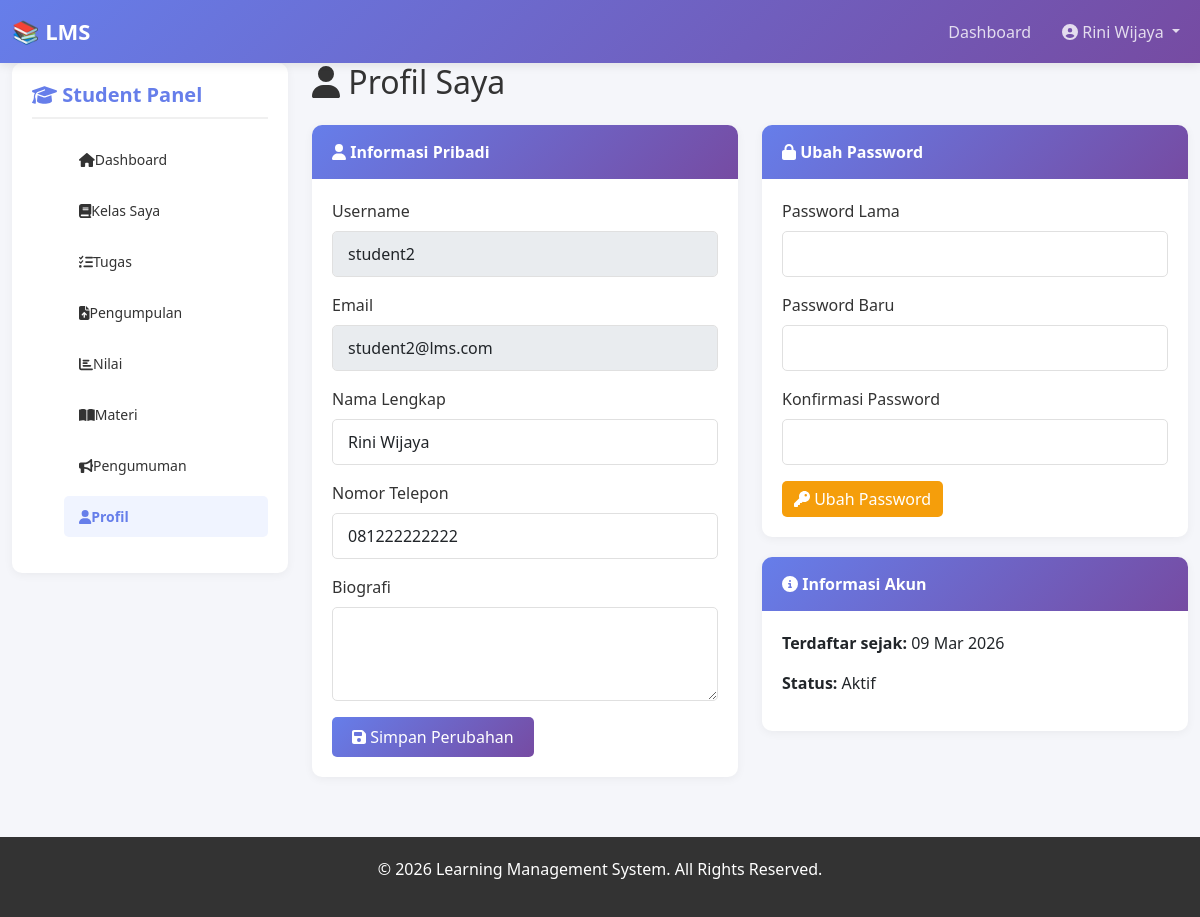
Page /student/profile.php (signed in) on the committed database.
### tables this page shows
CREATE TABLE `users` (
  `id` int(11) NOT NULL,
  `username` varchar(50) NOT NULL,
  `email` varchar(100) NOT NULL,
  `password` varchar(300) DEFAULT NULL,
  `full_name` varchar(100) NOT NULL,
  `phone` varchar(15) DEFAULT NULL,
  `role` enum('admin','teacher','student') NOT NULL,
  `avatar` varchar(255) DEFAULT NULL,
  `bio` text DEFAULT NULL,
  `status` enum('active','inactive') DEFAULT 'active',
  `created_at` timestamp NOT NULL DEFAULT current_timestamp(),
  `updated_at` timestamp NOT NULL DEFAULT current_timestamp() ON UPDATE current_timestamp()
);

### student/profile.php (the view, shortened to what this page needs)
<?php
require '../includes/config.php';
$user_id = $_SESSION['user_id'];
$user_query = $conn->query("SELECT * FROM users WHERE id = $user_id");
$user = $user_query->fetch_assoc();
require '../includes/header.php';
?>
<div class="col-md-3 mb-4">
    <div class="sidebar">
        <h5><i class="fas fa-graduation-cap"></i> Student Panel</h5>
        <ul class="sidebar-menu">
            <li><a href="dashboard.php"><i class="fas fa-home"></i> Dashboard</a></li>
            <li><a href="classes.php"><i class="fas fa-book"></i> Kelas Saya</a></li>
            <li><a href="assignments.php"><i class="fas fa-tasks"></i> Tugas</a></li>
            <li><a href="submissions.php"><i class="fas fa-file-upload"></i> Pengumpulan</a></li>
            <li><a href="grades.php"><i class="fas fa-chart-bar"></i> Nilai</a></li>
            <li><a href="materials.php"><i class="fas fa-book-open"></i> Materi</a></li>
            <li><a href="announcements.php"><i class="fas fa-bullhorn"></i> Pengumuman</a></li>
            <li><a href="profile.php" class="active"><i class="fas fa-user"></i> Profil</a></li>
        </ul>
    </div>
</div>
<div class="col-md-9">
    <h2 class="mb-4"><i class="fas fa-user"></i> Profil Saya</h2>
    <div class="row">
        <div class="col-md-6">
            <div class="card">
                <div class="card-header">
                    <i class="fas fa-user"></i> Informasi Pribadi
                </div>
                <div class="card-body">
                    <form method="POST">
                        <div class="mb-3">
                            <label for="username" class="form-label">Username</label>
                            <input type="text" class="form-control" id="username" value="<?php echo $user['username']; ?>" disabled>
                        </div>
                        <div class="mb-3">
                            <label for="email" class="form-label">Email</label>
                            <input type="email" class="form-control" id="email" value="<?php echo $user['email']; ?>" disabled>
                        </div>
                        <div class="mb-3">
                            <label for="full_name" class="form-label">Nama Lengkap</label>
                            <input type="text" class="form-control" id="full_name" name="full_name"
                                value="<?php echo $user['full_name']; ?>" required>
                        </div>
                        <div class="mb-3">
                            <label for="phone" class="form-label">Nomor Telepon</label>
                            <input type="text" class="form-control" id="phone" name="phone"
                                value="<?php echo $user['phone']; ?>">
                        </div>
                        <div class="mb-3">
                            <label for="bio" class="form-label">Biografi</label>
                            <textarea class="form-control" id="bio" name="bio" rows="3"><?php echo $user['bio']; ?></textarea>
                        </div>
                        <button type="submit" name="update_profile" class="btn btn-primary">
                            <i class="fas fa-save"></i> Simpan Perubahan
                        </button>
                    </form>
                </div>
            </div>
        </div>
        <div class="col-md-6">
            <div class="card">
                <div class="card-header">
                    <i class="fas fa-lock"></i> Ubah Password
                </div>
                <div class="card-body">
                    <form method="POST">
                        <div class="mb-3">
                            <label for="old_password" class="form-label">Password Lama</label>
                            <input type="password" class="form-control" id="old_password" name="old_password" required>
                        </div>
                        <div class="mb-3">
                            <label for="new_password" class="form-label">Password Baru</label>
                            <input type="password" class="form-control" id="new_password" name="new_password" required>
                        </div>
                        <div class="mb-3">
                            <label for="confirm_password" class="form-label">Konfirmasi Password</label>
                            <input type="password" class="form-control" id="confirm_password" name="confirm_password" required>
                        </div>
                        <button type="submit" name="change_password" class="btn btn-warning">
                            <i class="fas fa-key"></i> Ubah Password
                        </button>
                    </form>
                </div>
            </div>
            <div class="card mt-3">
                <div class="card-header">
                    <i class="fas fa-info-circle"></i> Informasi Akun
                </div>
                <div class="card-body">
                    <p><strong>Terdaftar sejak:</strong> <?php echo date('d M Y', strtotime($user['created_at'])); ?></p>
                    <p><strong>Status:</strong> <?php echo $user['status'] == 'active' ? 'Aktif' : 'Tidak Aktif'; ?></p>
                </div>
            </div>
        </div>
    </div>
</div>
<?php require '../includes/footer.php'; ?>

### assets/css/style.css (style rules this page uses)
* { margin: 0; padding: 0; box-sizing: border-box; }
body { font-family: 'Segoe UI', Tahoma, Geneva, Verdana, sans-serif; background-color: #f5f6fa; color: #333; }
.sidebar { background: white; border-radius: 10px; padding: 20px; box-shadow: 0 2px 10px rgba(0, 0, 0, 0.05); position: sticky; top: 20px; height: fit-content; }
.sidebar h5 { color: #667eea; font-weight: bold; margin-bottom: 20px; padding-bottom: 10px; border-bottom: 2px solid #f0f0f0; }
.sidebar-menu { list-style: none; }
.sidebar-menu li { margin-bottom: 10px; }
.sidebar-menu a { color: #333; text-decoration: none; display: flex; align-items: center; padding: 10px 15px; border-radius: 5px; transition: 0.3s; font-size: 14px; }
.sidebar-menu a:hover, .sidebar-menu a.active { background: #f0f4ff; color: #667eea; font-weight: bold; }
.card { border: none; border-radius: 10px; box-shadow: 0 2px 10px rgba(0, 0, 0, 0.05); transition: 0.3s; margin-bottom: 20px; }
.card-header { background: linear-gradient(135deg, #667eea 0%, #764ba2 100%); color: white; border: none; border-radius: 10px 10px 0 0 !important; padding: 15px 20px; font-weight: bold; }
.card-body { padding: 20px; }
.btn-primary { background: linear-gradient(135deg, #667eea 0%, #764ba2 100%); border: none; border-radius: 5px; padding: 8px 20px; transition: 0.3s; }
.btn-warning { background: #f59e0b; border: none; border-radius: 5px; color: white; }
.form-control, .form-select { border: 1px solid #e0e0e0; border-radius: 5px; padding: 10px 15px; }
.form-label { font-weight: 500; margin-bottom: 8px; color: #333; }

### rows in the picture
users: username "student2", email "student2@lms.com", full_name "Rini Wijaya", phone "081222222222", created_at "09 Mar 2026"

### other values in the picture
substr($full_name, 0, 20) "Rini Wijaya"
